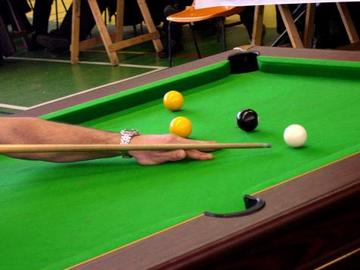
#> input picture TP1/student/billard_large.jpg, 360 x 270 px
$ python testhsv.py
#> lines starting #> are read from the running program, lines starting #| are printed output that depends on the picture
#!/usr/bin/env python3
# -*- coding: utf-8 -*-

import cv2
from matplotlib import pyplot as plt
import numpy as np

def histo(im, nb):
    h = np.zeros(nb)
    for i in range(im.shape[0]):
        for j in range(im.shape[1]):
            #print(im[i, j])
            #h[im[i, j]] = h[im[i, j]] + 1 #Avec 256 Bins
            valeur = int((im[i, j] * nb) / 256)
            h[valeur] += 1
    return h

def masque(img, ind_max):
	#FORMULE Image_sortie = Image * (1 - Image_masque) + Ih * Image_masque
	#Blanc pour tapis noir sinon

	masque = np.copie(img)

	for x in range(masque.shape[0]):
		for y in range(masque.shape[1]):
			if(masque[x][y][0] < ind_max + 20 and masque[x][y][0] > ind_max - 20):
				imghsv[x][y][0] = 1
			else:
				imghsv[x][y][0] = 0

	return masque


def main():
	img = cv2.imread('billard_large.jpg')
#> img is the input picture: shape (270, 360, 3); mean B, G, R 44.1, 104.8, 69.4
	imgrgb = cv2.cvtColor(img, cv2.COLOR_BGR2RGB)

	imghsv = cv2.cvtColor(imgrgb, cv2.COLOR_RGB2HSV)
#> imghsv: shape (270, 360, 3); mean H, S, V 47.6, 169.3, 117.4

	# Extract H, V, V channels
	# ... to be completed

	Ih = imghsv[:, :, 0]
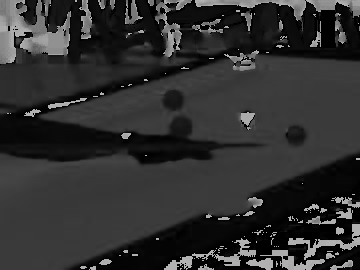
#> Ih: shape (270, 360); min 0, max 179, mean 47.6
	Is = imghsv[:, :, 1]
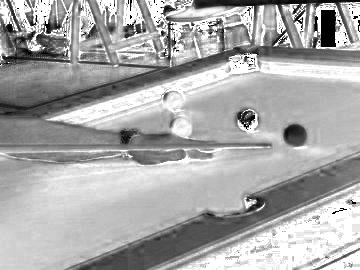
#> Is: shape (270, 360); min 0, max 255, mean 169.3
	Iv = imghsv[:, :, 2]
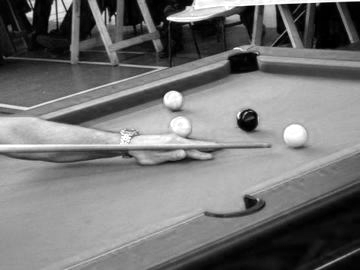
#> Iv: shape (270, 360); min 0, max 255, mean 117.4

	# Compute hue histogram
	# ... to be completed
	# Find hue value for maximum of histogram
	# ... to be completed

	histo_hue = histo(Ih, 256)
#> after the loop in histo, `for i in range(im.shape[0]):`: h = 256 values, max 11138 at index 58, min 0 at index 81, mean 379.7
#> histo_hue has the same summary as h in histo

	ind_max = np.where(histo_hue == max(histo_hue))[0][0]
#> ind_max = 58

	print(ind_max)
#| 58

	for x in range(imghsv.shape[0]):
		for y in range(imghsv.shape[1]):
			if(imghsv[x][y][0] < ind_max + 20 and imghsv[x][y][0] > ind_max - 20):
				imghsv[x][y][0] = 0.4 * 255
#> imghsv: shape (270, 360, 3); mean H, S, V 70.1, 169.3, 117.4

	nimg = cv2.cvtColor(imghsv, cv2.COLOR_HSV2RGB)
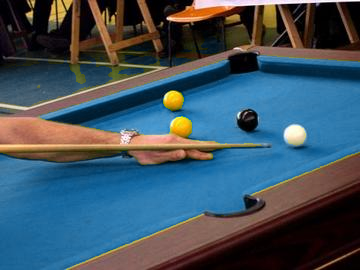
#> nimg: shape (270, 360, 3); mean R, G, B 64, 83.3, 96.2


	# Build a mask image
	# ... to be completed
	# Change green hue with blue one (about int(0.4*255))
	# ... to be completed
	#hnew = ...
	#imghsv[:,:,0]=hnew
	# Convert to RGB image
	# ... to be completed
	#imgrgbnew = ...

	# Display
	plt.subplot(321)

	plt.imshow(imgrgb)

	plt.title('Colour image')

	plt.subplot(322)

	plt.imshow(Ih, 'gray')

	plt.title('Hue')

	plt.subplot(323)

	plt.imshow(Is, 'gray')

	plt.title('Saturation')

	plt.subplot(324)

	plt.imshow(Iv, 'gray')

	plt.title('Brightness')

	plt.subplot(325)

	plt.plot(histo_hue)

	plt.title('Histo hue')

	plt.subplot(326)

	plt.imshow(nimg)

	plt.title('img_to_blue')

	# ... to be completed
	# ...
	plt.show()
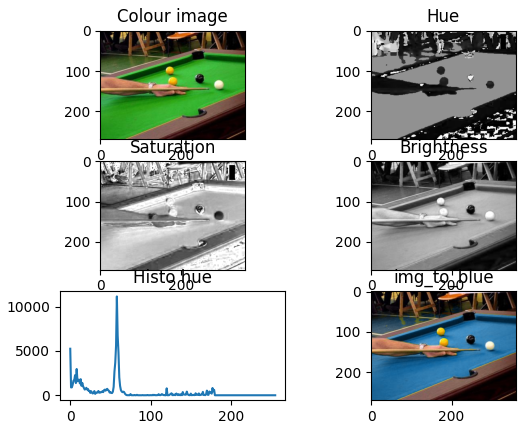
#> figure drawn by matplotlib, 6 panels; panel 5: curve peaks at x = 58, y = 11138

if __name__ == "__main__":
    # execute only if run as a script
    main()
